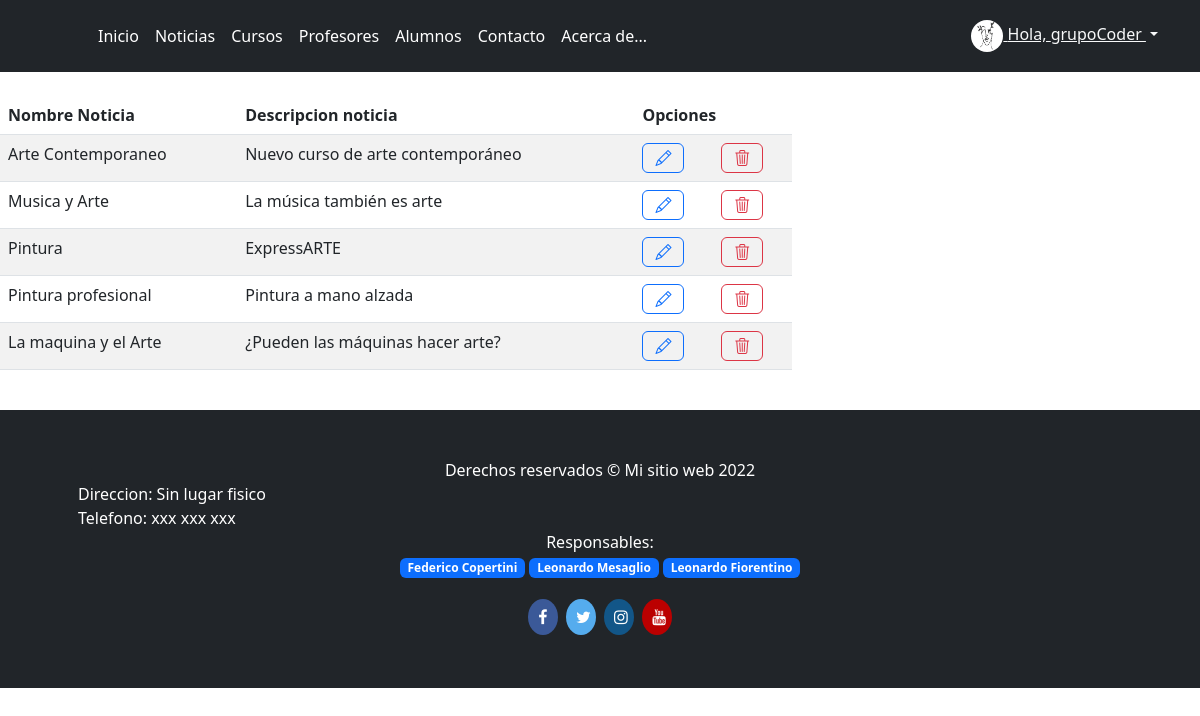
The app's page /lista_noticias (signed in) with its own data.
### Academia_Arte/models.py (models this page shows)
class Avatar(models.Model):
    usuario = models.OneToOneField(User, on_delete=models.CASCADE)
    imagen = models.ImageField(upload_to="images/", blank=True, null=True)

class Noticias(models.Model):
    titulo_noticia = models.CharField(max_length=50)
    imagen_noticia = models.ImageField(upload_to='images/')
    descripcion_noticia = models.CharField(max_length=200)
    noticia_noticia = models.CharField(max_length=2000)

### Academia_Arte/views.py (the view)
# urls.py: path('lista_noticias', NoticiasList.as_view(), name='lista_noticias'),
class NoticiasList(ListView):
    model = Noticias
    template_name = "Academia_Arte/lista_noticias.html"

### Academia_Arte/templates/Academia_Arte/lista_noticias.html (shortened to what this page needs)
{% extends 'Academia_Arte/base.html'%}
{% load static %}
{% block content %}
<div class="containter py-4">
    <div class="row">
        <div class="col-md-8">
            <div class="table-responsive">
                <table class="table table-striped">
                    <thead>
                        <tr>
                            <th>Nombre Noticia</th>
                            <th>Descripcion noticia</th>
                            <th colspan="3">Opciones</th>
                        </tr>
                    </thead>
                    <tbody>
                        {% for n in object_list %}
                        <tr>
                            <td>{{n.titulo_noticia}}</td>
                            <td>{{n.descripcion_noticia}}</td>
                            <td><a href="editar_noticia/{{n.id}}" class="btn btn-block btn btn-outline-primary"><i class="bi bi-pencil"></i></a></td>
                            <td><a href="eliminar_noticia/{{n.id}}" class="btn btn-block btn btn-outline-danger btnEliminacion"><i class="bi bi-trash3"></i></a>
                            </td>
                        </tr>
                        {% endfor %}
                    </tbody>
                </table>
            </div>
        </div>
    </div>
</div>
{% endblock %}

### Academia_Arte/templates/Academia_Arte/base.html (shortened to what this page needs)
{% load static %}
<!doctype html>
<html lang="es">
<head>
    <link rel="stylesheet" href="https://cdn.jsdelivr.net/npm/bootstrap-icons@1.9.1/font/bootstrap-icons.css">
    <link href="{% static 'assets/dist/css/bootstrap.min.css' %}" rel="stylesheet">
    <link href="{% static 'css/headers.css' %}" rel="stylesheet">
</head>
<body>
    <main>
        <header class="p-3 bg-dark text-white">
            <div class="container">
                <div class="d-flex flex-wrap align-items-center justify-content-center justify-content-lg-start">
                    <a href="/" class="d-flex align-items-center mb-2 mb-lg-0 text-white text-decoration-none">
                        <svg class="bi me-2" width="40" height="32" role="img" aria-label="Bootstrap">
                            <use xlink:href="#bootstrap" />
                        </svg>
                    </a>
                    <ul class="nav col-12 col-lg-auto me-lg-auto mb-2 justify-content-center mb-md-0">
                        <li><a href="{% url 'inicio' %}" class="nav-link px-2 text-white">Inicio</a></li>
                        <li><a href="{% url 'noticias' %}"class="nav-link px-2 text-white">Noticias</a></li>
                        <li><a href="{% url 'cursos' %}" class="nav-link px-2 text-white">Cursos</a></li>
                        <li><a href="{% url 'profesores' %}" class="nav-link px-2 text-white">Profesores</a></li>
                        {% if user.is_staff %}
                        <li><a href="{% url 'estudiantes_list' %}" class="nav-link px-2 text-white">Alumnos</a></li>
                        {% endif %}
                        <li><a href="{% url 'contacto' %}" class="nav-link px-2 text-white">Contacto</a></li>
                        <li><a href="{% url 'acerca_de' %}" class="nav-link px-2 text-white">Acerca de...</a></li>
                    </ul>
                    {% if user.is_authenticated %}
                    <div class="dropdown text-end">
                        <a href="#" class="d-block link-dark text-light dropdown-toggle" id="dropdownUser1" data-bs-toggle="dropdown" aria-expanded="false">
                            <img src="{{user.avatar.imagen.url}}" alt="" width="32" height="32" class="rounded-circle">
                            Hola, {{user}}
                        </a>
                    </div>
                    {% else %}
                    <div class="text-end">
                    <a href="{% url 'login' %}" type="submit" class="btn btn-outline-light me-2">Iniciar sesion</a>
                    <a href="{% url 'register' %}" type="submit" class="btn btn-outline-primary">Registrate</a>
                    </div>
                    {% endif %}
                </div>
            </div>
        </header>
    </main>
    {% block content %}
    {% endblock %}
    <link rel="stylesheet" href="https://cdnjs.cloudflare.com/ajax/libs/font-awesome/4.7.0/css/font-awesome.min.css">
    <footer class="py-5 bg-dark">
        <div class="container px-5">
            <p class="m-0 text-center text-white">Derechos reservados &copy; Mi sitio web 2022</p>
        </div>
        <div class="container px-5">
            <p class="m-0 text-lefth text-white">Direccion: Sin lugar fisico</p>
        </div>
        <div class="container px-5">
            <p class="m-0 text-lefth text-white">Telefono: xxx xxx xxx</p>
        </div>
        <div class="container px-5">
            <center><p class="m-0 text-lefth text-white">Responsables:
                <p><span class="badge badge-pill bg-primary">Federico Copertini</span>
                <span class="badge badge-pill bg-primary">Leonardo Mesaglio</span>
                <span class="badge badge-pill bg-primary">Leonardo Fiorentino</span></P>
            </center>
            </p></div>
        <center><div class="container">
            <a href="https://facebook.com" class="fa fa-facebook"></a>
        <a href="https://twitter.com" class="fa fa-twitter"></a>
        <a href="https://instagram.com" class="fa fa-instagram"></a>
        <a href="https://youtube.com" class="fa fa-youtube"></a>
        </div></center>
    </footer>
</body>
</html>

### static/css/headers.css (style rules this page uses)
.dropdown-toggle { outline: 0; }

### Academia_Arte/templates/Academia_Arte/base.html (style rules this page uses)
.fa { padding: 10px; font-size: 30px; width: 30px; text-align: center; text-decoration: none; margin: 5px 2px; border-radius:50% }
.fa-facebook { background: #3B5998; color: white; }
.fa-twitter { background: #55ACEE; color: white; }
.fa-youtube { background: #bb0000; color: white; }
.fa-instagram { background: #125688; color: white; }
.bi { vertical-align: -.125em; fill: currentColor; }

### records on screen
Noticias: titulo_noticia "Arte Contemporaneo", descripcion_noticia "Nuevo curso de arte contemporáneo"
Noticias: titulo_noticia "Musica y Arte", descripcion_noticia "La música también es arte"
Noticias: titulo_noticia "Pintura", descripcion_noticia "ExpressARTE"
Noticias: titulo_noticia "Pintura profesional", descripcion_noticia "Pintura a mano alzada"
Noticias: titulo_noticia "La maquina y el Arte", descripcion_noticia "¿Pueden las máquinas hacer arte?"

### other values on screen
{{ user }} "grupoCoder"
